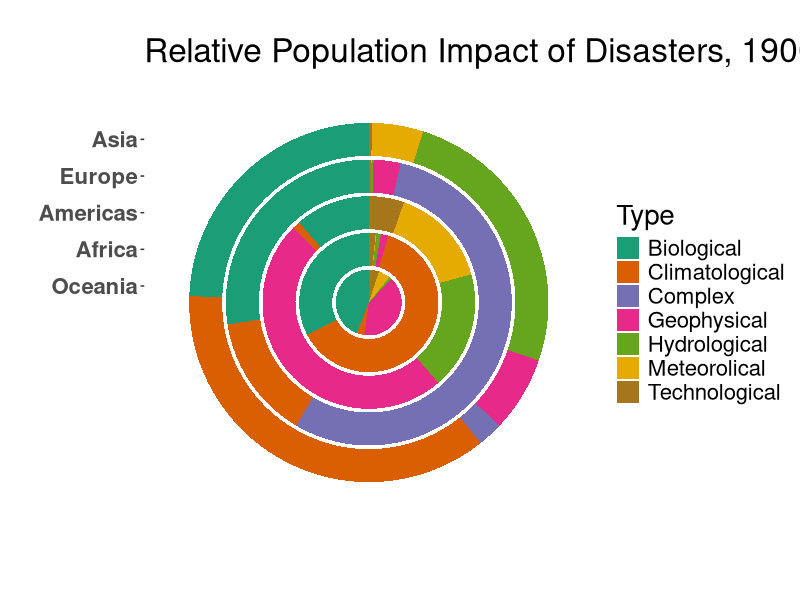

Recreate this plot in R.
# Data Cleaning And Visualization of Global Disaster Impact
# CR Eugene Yedvabny, 2014

# Load some of the libs we'll be using for processing and visualization
library(dplyr)
library(ggplot2)

# Load in the provided disaster dataset
# (http://vis.berkeley.edu/courses/cs294-10-fa14/wiki/images/8/8d/Disasters_killed_over_100.csv.zip)
disasters <- read.csv('disasters_killed_over100.csv', stringsAsFactors = FALSE)

# Load in an auxillary dataset which matches countries to continents
# Taken from the same EM-DAT database as the original set
continents.country <- read.csv('continent_country.csv', stringsAsFactors = FALSE)

# Perform a left-join to insert the continents into the disaster data
disasters <- left_join(disasters, continents.country, by = 'Country')

# Some data cleaning
disasters <- within(disasters,{

    # Complex causes
    Type[Type == 'Complex Disasters'] <- 'Complex'

    # Biological causes
    Type[Type == 'Epidemic'] <- 'Biological'

    # Climatological causes
    Type[Type %in%
             c('Drought','Extreme temperature','Wildfire')
         ] <- 'Climatological'

    # Geophysical causes
    Type[Type %in%
             c('Earthquake (seismic activity)','Mass movement dry','Volcano')
         ] <- 'Geophysical'

    # Hydrological causes
    Type[Type %in%
             c('Flood','Mass Movement Wet','Mass movement wet')
         ] <- 'Hydrological'

    # Meteorolical causes
    Type[Type == 'Storm'] <- 'Meteorolical'

    # Technological causes
    Type[grep('accident', Type, ignore.case = TRUE)] <- 'Technological'
})

# We want to do some summarizing
disasters.impact <- disasters %>%
    group_by(Continent, Type) %>%
    summarize(deathToll = sum(Killed, na.rm = TRUE))

# Add on average continent size
continents.size <- data.frame(
                    Continent = c('Oceania', 'Africa', 'Americas', 'Europe', 'Asia'),
                    Pop_fraction = c(0.01, 0.11, 0.14, 0.16, 0.58))
disasters.impact <- left_join(disasters.impact, continents.size, by = 'Continent')

# Assign continents as factors to ensure ordering by size
disasters.impact$Continent <- factor(disasters.impact$Continent,
                                    levels = c('Oceania','Africa','Americas','Europe','Asia'),
                                    ordered = TRUE)
disasters.impact$Type <- factor(disasters.impact$Type)

# Plot this whole mess
png(filename = "disaster_impact_by_continent.png",
    width = 960, height = 960, bg = "transparent")

ggplot(disasters.impact,
       aes(x = Continent, y = deathToll, fill = Type)) +
geom_bar(width=0.9,stat='identity',position='fill') +
coord_polar("y") +
scale_fill_brewer(type = 'qual',palette = 2) +
ggtitle("Relative Population Impact of Disasters, 1900-2008") +
xlab("") +
ylab("") +
theme(
   text = element_text(size=20),
   plot.background = element_blank(),
   panel.background = element_blank(),
   panel.grid = element_blank(),
   panel.border = element_blank(),
   legend.background = element_blank(),
   axis.ticks.x = element_blank(),
   axis.text.x = element_blank(),
   axis.text.y = element_text(face='bold')
)

dev.off()
